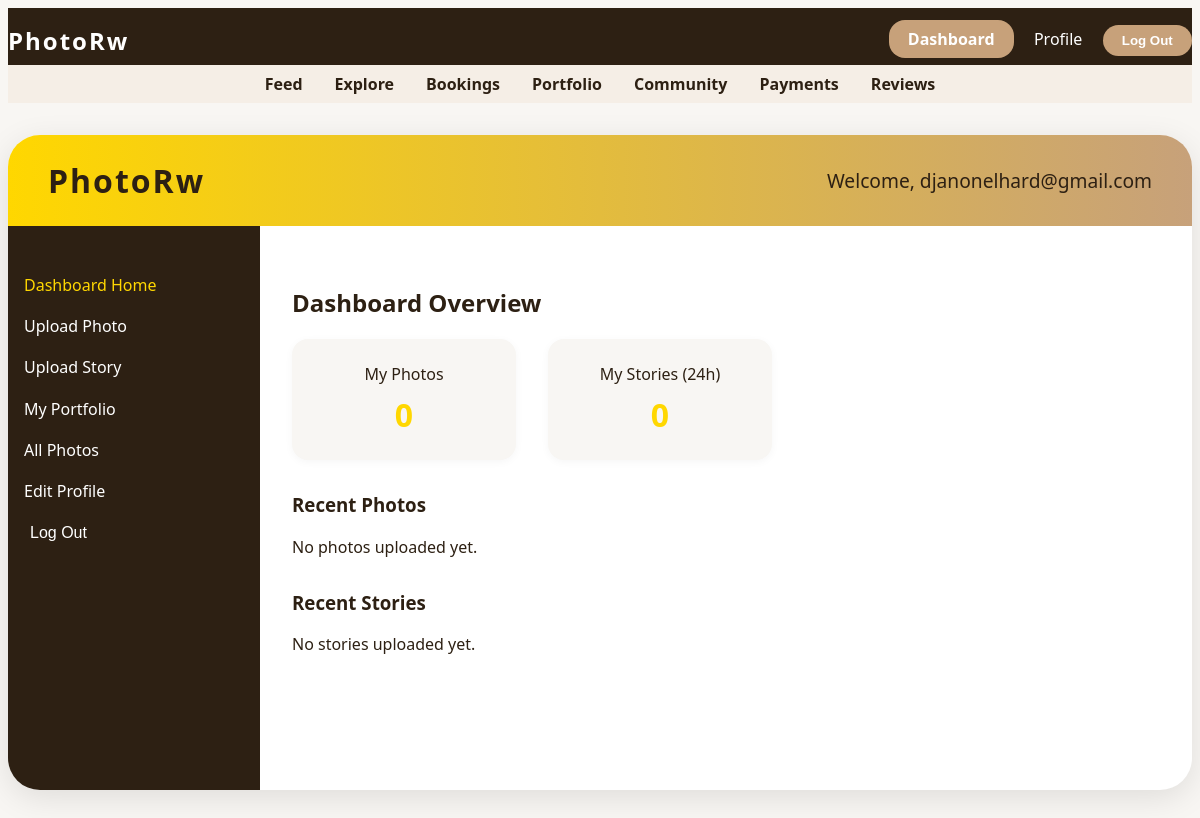
The page /portfolio/dashboard/ (signed in) on the database as committed earlier.
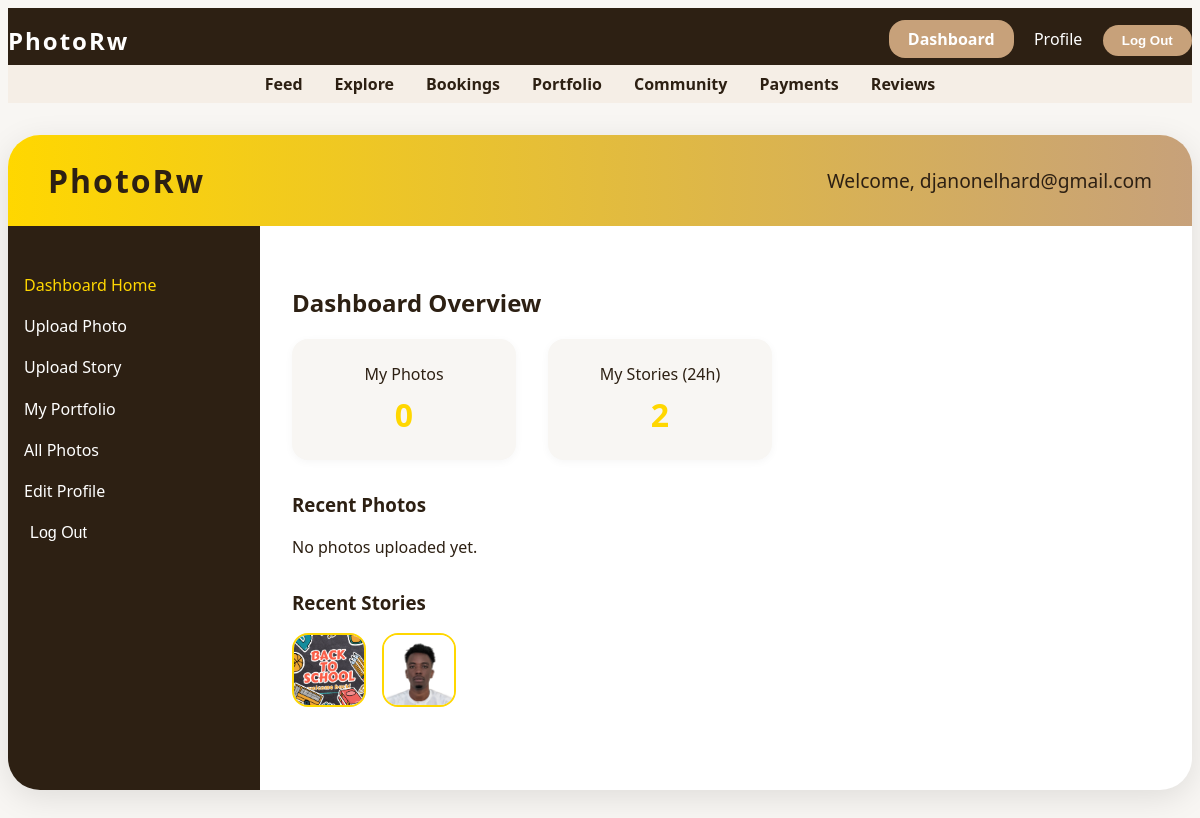
The same page on the database as committed later.
### users/models.py (models this page shows, shortened)
class User(AbstractUser):
	class Roles(models.TextChoices):
		PHOTOGRAPHER = 'photographer', _('Photographer')
		CLIENT = 'client', _('Client')
	email = models.EmailField(_('email address'), unique=True)
	bio = models.TextField(_('bio'), blank=True)
	profile_picture = models.ImageField(upload_to='profile_pics/', blank=True, null=True)
	location = models.CharField(max_length=255, blank=True)
	contact_info = models.CharField(max_length=255, blank=True)
	is_verified = models.BooleanField(default=False)
	role = models.CharField(max_length=20, choices=Roles.choices, default=Roles.CLIENT)
	USERNAME_FIELD = 'email'
	REQUIRED_FIELDS = ['username']

### portfolio/models.py (models this page shows, shortened)
class Story(models.Model):
	photographer = models.ForeignKey(User, on_delete=models.CASCADE, related_name='stories')
	image = models.ImageField(upload_to='stories/')
	created_at = models.DateTimeField(auto_now_add=True)

### portfolio/views.py (the view)
# urls.py: path('dashboard/', views.photographer_dashboard, name='photographer_dashboard'),
@login_required
def photographer_dashboard(request):
	if request.user.role != 'photographer':
		return redirect('home')
	return render(request, 'portfolio/photographer_dashboard.html')

### templates/portfolio/photographer_dashboard.html (shortened to what this page needs)
{% extends 'base.html' %}
{% load static %}
{% block head %}
    <link rel="stylesheet" href="{% static 'css/dashboard.css' %}">
{% endblock %}
{% block content %}
<div class="dashboard-container">
    <div class="dashboard-header">
        <div class="dashboard-logo">PhotoRw</div>
        <div class="dashboard-user">Welcome, {{ user.username }}</div>
    </div>
    <div class="dashboard-main">
        <div class="dashboard-sidebar">
            <ul>
                <li><a href="{% url 'photographer_dashboard' %}" class="active">Dashboard Home</a></li>
                <li><a href="{% url 'upload_photo' %}">Upload Photo</a></li>
                <li><a href="{% url 'upload_story' %}">Upload Story</a></li>
                <li><a href="{% url 'photographer_detail' user.pk %}">My Portfolio</a></li>
                <li><a href="{% url 'photo_list' %}">All Photos</a></li>
                <li><a href="/users/profile/">Edit Profile</a></li>
                <li><form method="post" action="/users/logout/">{% csrf_token %}<button type="submit" class="logout-btn">Log Out</button></form></li>
            </ul>
        </div>
        <div class="dashboard-content">
            <h2>Dashboard Overview</h2>
            <div class="dashboard-widgets">
                <div class="widget">
                    <div class="widget-title">My Photos</div>
                    <div class="widget-value">{{ user.photos.count }}</div>
                </div>
                <div class="widget">
                    <div class="widget-title">My Stories (24h)</div>
                    <div class="widget-value">{{ user.stories.count }}</div>
                </div>
            </div>
            <div class="dashboard-section">
                <h3>Recent Photos</h3>
                <div class="dashboard-photos">
                    {% for photo in user.photos.all|slice:':4' %}
                        <img src="{{ photo.image.url }}" alt="Photo" class="dashboard-photo-thumb">
                    {% empty %}
                        <div>No photos uploaded yet.</div>
                    {% endfor %}
                </div>
            </div>
            <div class="dashboard-section">
                <h3>Recent Stories</h3>
                <div class="dashboard-stories">
                    {% for story in user.stories.all|slice:':4' %}
                        <img src="{{ story.image.url }}" alt="Story" class="dashboard-story-thumb">
                    {% empty %}
                        <div>No stories uploaded yet.</div>
                    {% endfor %}
                </div>
            </div>
        </div>
    </div>
</div>
{% endblock %}

Rows that differ between the two databases and show on the page:
changed User "djanonelhard@gmail.com": stories.count "0" → "2"
added Story: image (picture)
added Story: image (picture)
Other text that changed with them:
text no longer shown: "No stories uploaded yet."
